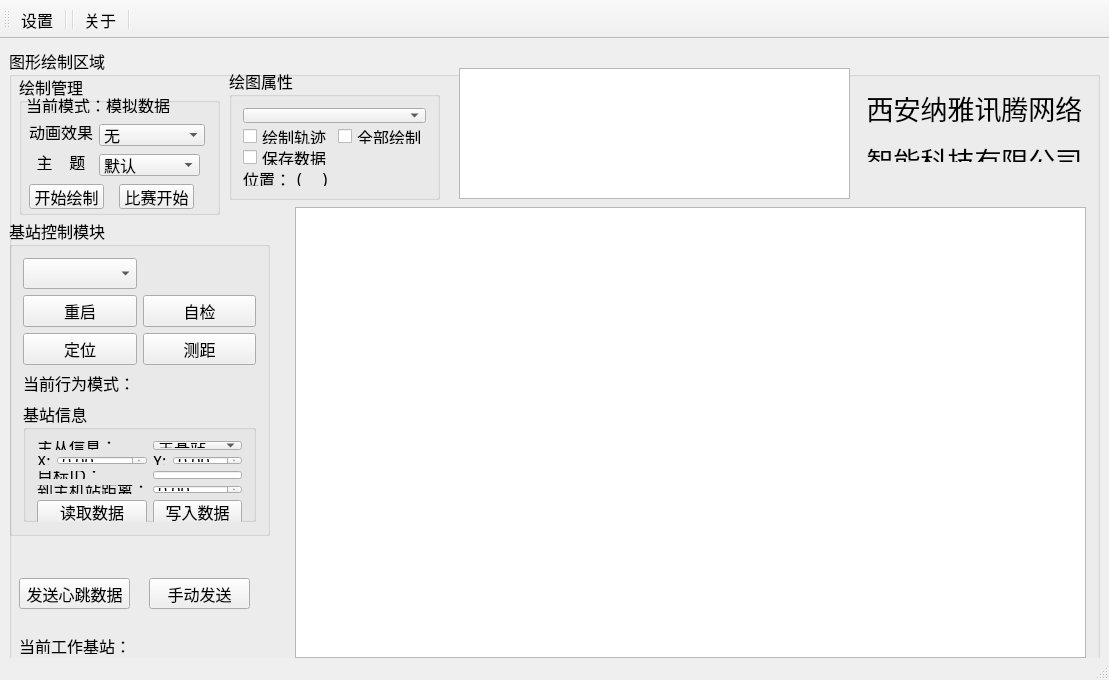
<?xml version="1.0" encoding="UTF-8"?>
<ui version="4.0">
 <class>MainWindow</class>
 <widget class="QMainWindow" name="MainWindow">
  <property name="windowModality">
   <enum>Qt::WindowModal</enum>
  </property>
  <property name="geometry">
   <rect>
    <x>0</x>
    <y>0</y>
    <width>1109</width>
    <height>680</height>
   </rect>
  </property>
  <property name="maximumSize">
   <size>
    <width>16777215</width>
    <height>680</height>
   </size>
  </property>
  <property name="mouseTracking">
   <bool>false</bool>
  </property>
  <property name="windowTitle">
   <string>足球场定位系统 V1.0.0 </string>
  </property>
  <property name="windowIcon">
   <iconset resource="images.qrc">
    <normaloff>:/images/soccer.ico</normaloff>:/images/soccer.ico</iconset>
  </property>
  <property name="toolButtonStyle">
   <enum>Qt::ToolButtonIconOnly</enum>
  </property>
  <widget class="QWidget" name="centralWidget">
   <widget class="QGroupBox" name="groupBox_3">
    <property name="enabled">
     <bool>true</bool>
    </property>
    <property name="geometry">
     <rect>
      <x>9</x>
      <y>9</y>
      <width>1091</width>
      <height>621</height>
     </rect>
    </property>
    <property name="maximumSize">
     <size>
      <width>16777215</width>
      <height>641</height>
     </size>
    </property>
    <property name="font">
     <font>
      <family>宋体</family>
      <pointsize>12</pointsize>
      <weight>50</weight>
      <bold>false</bold>
     </font>
    </property>
    <property name="title">
     <string>图形绘制区域</string>
    </property>
    <widget class="QLabel" name="label_25">
     <property name="geometry">
      <rect>
       <x>850</x>
       <y>40</y>
       <width>231</width>
       <height>74</height>
      </rect>
     </property>
     <property name="maximumSize">
      <size>
       <width>9999</width>
       <height>9999</height>
      </size>
     </property>
     <property name="font">
      <font>
       <family>楷体</family>
       <pointsize>20</pointsize>
      </font>
     </property>
     <property name="text">
      <string>&lt;html&gt;&lt;head/&gt;&lt;body&gt;&lt;p align=&quot;center&quot;&gt;西安纳雅讯腾网络&lt;/p&gt;&lt;p align=&quot;center&quot;&gt;智能科技有限公司&lt;/p&gt;&lt;/body&gt;&lt;/html&gt;</string>
     </property>
    </widget>
    <widget class="ChartView" name="chartView">
     <property name="geometry">
      <rect>
       <x>286</x>
       <y>159</y>
       <width>791</width>
       <height>451</height>
      </rect>
     </property>
     <property name="minimumSize">
      <size>
       <width>770</width>
       <height>0</height>
      </size>
     </property>
     <property name="maximumSize">
      <size>
       <width>1280</width>
       <height>9999</height>
      </size>
     </property>
     <property name="backgroundBrush">
      <brush brushstyle="NoBrush">
       <color alpha="255">
        <red>170</red>
        <green>255</green>
        <blue>0</blue>
       </color>
      </brush>
     </property>
     <property name="foregroundBrush">
      <brush brushstyle="NoBrush">
       <color alpha="100">
        <red>170</red>
        <green>255</green>
        <blue>0</blue>
       </color>
      </brush>
     </property>
     <property name="interactive">
      <bool>true</bool>
     </property>
    </widget>
    <widget class="QGroupBox" name="groupBox">
     <property name="geometry">
      <rect>
       <x>220</x>
       <y>20</y>
       <width>211</width>
       <height>132</height>
      </rect>
     </property>
     <property name="minimumSize">
      <size>
       <width>0</width>
       <height>0</height>
      </size>
     </property>
     <property name="font">
      <font>
       <pointsize>12</pointsize>
      </font>
     </property>
     <property name="title">
      <string>绘图属性</string>
     </property>
     <layout class="QGridLayout" name="gridLayout_3">
      <item row="0" column="0" colspan="3">
       <widget class="QComboBox" name="combox_mine"/>
      </item>
      <item row="1" column="0" colspan="2">
       <widget class="QCheckBox" name="checkBox">
        <property name="font">
         <font>
          <pointsize>12</pointsize>
         </font>
        </property>
        <property name="text">
         <string>绘制轨迹</string>
        </property>
       </widget>
      </item>
      <item row="1" column="2">
       <widget class="QCheckBox" name="checkBox_5">
        <property name="font">
         <font>
          <pointsize>12</pointsize>
         </font>
        </property>
        <property name="text">
         <string>全部绘制</string>
        </property>
       </widget>
      </item>
      <item row="2" column="0" colspan="2">
       <widget class="QCheckBox" name="checkBox_2">
        <property name="font">
         <font>
          <pointsize>12</pointsize>
         </font>
        </property>
        <property name="text">
         <string>保存数据</string>
        </property>
       </widget>
      </item>
      <item row="3" column="0">
       <widget class="QLabel" name="label_26">
        <property name="minimumSize">
         <size>
          <width>36</width>
          <height>0</height>
         </size>
        </property>
        <property name="maximumSize">
         <size>
          <width>999</width>
          <height>16777215</height>
         </size>
        </property>
        <property name="font">
         <font>
          <pointsize>12</pointsize>
         </font>
        </property>
        <property name="text">
         <string>位置：</string>
        </property>
       </widget>
      </item>
      <item row="3" column="1" colspan="2">
       <widget class="QLabel" name="label_5">
        <property name="minimumSize">
         <size>
          <width>48</width>
          <height>0</height>
         </size>
        </property>
        <property name="maximumSize">
         <size>
          <width>999</width>
          <height>16777215</height>
         </size>
        </property>
        <property name="font">
         <font>
          <pointsize>12</pointsize>
         </font>
        </property>
        <property name="text">
         <string>(     )</string>
        </property>
       </widget>
      </item>
     </layout>
    </widget>
    <widget class="QGroupBox" name="groupBox_4">
     <property name="geometry">
      <rect>
       <x>10</x>
       <y>26</y>
       <width>201</width>
       <height>141</height>
      </rect>
     </property>
     <property name="minimumSize">
      <size>
       <width>0</width>
       <height>0</height>
      </size>
     </property>
     <property name="maximumSize">
      <size>
       <width>201</width>
       <height>9000</height>
      </size>
     </property>
     <property name="font">
      <font>
       <pointsize>12</pointsize>
      </font>
     </property>
     <property name="title">
      <string>绘制管理</string>
     </property>
     <widget class="QLabel" name="label_2">
      <property name="geometry">
       <rect>
        <x>7</x>
        <y>23</y>
        <width>144</width>
        <height>16</height>
       </rect>
      </property>
      <property name="maximumSize">
       <size>
        <width>16777215</width>
        <height>16</height>
       </size>
      </property>
      <property name="font">
       <font>
        <pointsize>12</pointsize>
        <weight>50</weight>
        <bold>false</bold>
        <stylestrategy>PreferDefault</stylestrategy>
        <kerning>true</kerning>
       </font>
      </property>
      <property name="text">
       <string>当前模式：模拟数据</string>
      </property>
     </widget>
     <widget class="QLabel" name="label_15">
      <property name="geometry">
       <rect>
        <x>10</x>
        <y>50</y>
        <width>64</width>
        <height>16</height>
       </rect>
      </property>
      <property name="minimumSize">
       <size>
        <width>0</width>
        <height>0</height>
       </size>
      </property>
      <property name="maximumSize">
       <size>
        <width>16777</width>
        <height>16777215</height>
       </size>
      </property>
      <property name="font">
       <font>
        <pointsize>12</pointsize>
       </font>
      </property>
      <property name="text">
       <string>动画效果</string>
      </property>
      <property name="alignment">
       <set>Qt::AlignCenter</set>
      </property>
      <property name="buddy">
       <cstring>cBoxAnimation</cstring>
      </property>
     </widget>
     <widget class="QComboBox" name="cBoxAnimation">
      <property name="geometry">
       <rect>
        <x>80</x>
        <y>50</y>
        <width>106</width>
        <height>22</height>
       </rect>
      </property>
      <property name="font">
       <font>
        <pointsize>12</pointsize>
       </font>
      </property>
      <item>
       <property name="text">
        <string>无</string>
       </property>
      </item>
      <item>
       <property name="text">
        <string>网格轴动画</string>
       </property>
      </item>
      <item>
       <property name="text">
        <string>线性动画</string>
       </property>
      </item>
     </widget>
     <widget class="QLabel" name="label_16">
      <property name="geometry">
       <rect>
        <x>10</x>
        <y>80</y>
        <width>64</width>
        <height>16</height>
       </rect>
      </property>
      <property name="minimumSize">
       <size>
        <width>61</width>
        <height>0</height>
       </size>
      </property>
      <property name="maximumSize">
       <size>
        <width>999</width>
        <height>16777215</height>
       </size>
      </property>
      <property name="font">
       <font>
        <pointsize>12</pointsize>
       </font>
      </property>
      <property name="text">
       <string>主    题</string>
      </property>
      <property name="alignment">
       <set>Qt::AlignCenter</set>
      </property>
      <property name="buddy">
       <cstring>cBoxTheme</cstring>
      </property>
     </widget>
     <widget class="QPushButton" name="pushButton">
      <property name="geometry">
       <rect>
        <x>100</x>
        <y>110</y>
        <width>75</width>
        <height>25</height>
       </rect>
      </property>
      <property name="minimumSize">
       <size>
        <width>0</width>
        <height>25</height>
       </size>
      </property>
      <property name="maximumSize">
       <size>
        <width>800</width>
        <height>800</height>
       </size>
      </property>
      <property name="font">
       <font>
        <pointsize>12</pointsize>
       </font>
      </property>
      <property name="text">
       <string>比赛开始</string>
      </property>
     </widget>
     <widget class="QComboBox" name="cBoxTheme">
      <property name="geometry">
       <rect>
        <x>80</x>
        <y>80</y>
        <width>101</width>
        <height>22</height>
       </rect>
      </property>
      <property name="font">
       <font>
        <pointsize>12</pointsize>
       </font>
      </property>
      <item>
       <property name="text">
        <string>默认</string>
       </property>
      </item>
      <item>
       <property name="text">
        <string>棕色</string>
       </property>
      </item>
      <item>
       <property name="text">
        <string>蓝色</string>
       </property>
      </item>
      <item>
       <property name="text">
        <string>黑色</string>
       </property>
      </item>
     </widget>
     <widget class="QPushButton" name="pushButton_6">
      <property name="geometry">
       <rect>
        <x>10</x>
        <y>110</y>
        <width>75</width>
        <height>25</height>
       </rect>
      </property>
      <property name="minimumSize">
       <size>
        <width>0</width>
        <height>25</height>
       </size>
      </property>
      <property name="font">
       <font>
        <pointsize>12</pointsize>
       </font>
      </property>
      <property name="text">
       <string>开始绘制</string>
      </property>
     </widget>
    </widget>
    <widget class="QPushButton" name="pushButton_2">
     <property name="geometry">
      <rect>
       <x>140</x>
       <y>530</y>
       <width>101</width>
       <height>31</height>
      </rect>
     </property>
     <property name="text">
      <string>手动发送</string>
     </property>
    </widget>
    <widget class="QPushButton" name="pushButton_8">
     <property name="geometry">
      <rect>
       <x>10</x>
       <y>530</y>
       <width>111</width>
       <height>31</height>
      </rect>
     </property>
     <property name="text">
      <string>发送心跳数据</string>
     </property>
    </widget>
    <widget class="QTextEdit" name="textEdit">
     <property name="geometry">
      <rect>
       <x>450</x>
       <y>20</y>
       <width>391</width>
       <height>131</height>
      </rect>
     </property>
    </widget>
    <widget class="QGroupBox" name="groupBox_2">
     <property name="geometry">
      <rect>
       <x>0</x>
       <y>170</y>
       <width>261</width>
       <height>318</height>
      </rect>
     </property>
     <property name="title">
      <string>基站控制模块</string>
     </property>
     <layout class="QGridLayout" name="gridLayout_2">
      <item row="0" column="0">
       <widget class="QComboBox" name="comboBox"/>
      </item>
      <item row="1" column="0">
       <widget class="QPushButton" name="pushButton_11">
        <property name="text">
         <string>重启</string>
        </property>
       </widget>
      </item>
      <item row="1" column="1">
       <widget class="QPushButton" name="pushButton_12">
        <property name="text">
         <string>自检</string>
        </property>
       </widget>
      </item>
      <item row="2" column="0">
       <widget class="QPushButton" name="pushButton_13">
        <property name="text">
         <string>定位</string>
        </property>
       </widget>
      </item>
      <item row="2" column="1">
       <widget class="QPushButton" name="pushButton_14">
        <property name="text">
         <string>测距</string>
        </property>
       </widget>
      </item>
      <item row="3" column="0">
       <widget class="QLabel" name="label_9">
        <property name="text">
         <string>当前行为模式：</string>
        </property>
       </widget>
      </item>
      <item row="4" column="0" colspan="2">
       <widget class="QGroupBox" name="groupBox_5">
        <property name="title">
         <string>基站信息</string>
        </property>
        <layout class="QGridLayout" name="gridLayout">
         <item row="0" column="0" colspan="2">
          <widget class="QLabel" name="label_8">
           <property name="text">
            <string>主从信息：</string>
           </property>
          </widget>
         </item>
         <item row="0" column="2" colspan="2">
          <widget class="QComboBox" name="comboBox_2">
           <item>
            <property name="text">
             <string>主基站</string>
            </property>
           </item>
           <item>
            <property name="text">
             <string>从基站</string>
            </property>
           </item>
          </widget>
         </item>
         <item row="1" column="0">
          <widget class="QLabel" name="label">
           <property name="text">
            <string>X:</string>
           </property>
          </widget>
         </item>
         <item row="1" column="1">
          <widget class="QDoubleSpinBox" name="sta_x">
           <property name="decimals">
            <number>2</number>
           </property>
           <property name="maximum">
            <double>99990.000000000000000</double>
           </property>
           <property name="singleStep">
            <double>0.010000000000000</double>
           </property>
          </widget>
         </item>
         <item row="1" column="2">
          <widget class="QLabel" name="label_4">
           <property name="maximumSize">
            <size>
             <width>16</width>
             <height>16777215</height>
            </size>
           </property>
           <property name="text">
            <string>Y:</string>
           </property>
          </widget>
         </item>
         <item row="1" column="3">
          <widget class="QDoubleSpinBox" name="sta_y"/>
         </item>
         <item row="2" column="0" colspan="2">
          <widget class="QLabel" name="label_11">
           <property name="text">
            <string>目标ID：</string>
           </property>
          </widget>
         </item>
         <item row="2" column="2" colspan="2">
          <widget class="QLineEdit" name="lineEdit_2"/>
         </item>
         <item row="3" column="0" colspan="2">
          <widget class="QLabel" name="label_12">
           <property name="text">
            <string>到主机站距离：</string>
           </property>
          </widget>
         </item>
         <item row="3" column="2" colspan="2">
          <widget class="QDoubleSpinBox" name="doubleSpinBox">
           <property name="maximum">
            <double>9999.989999999999782</double>
           </property>
          </widget>
         </item>
         <item row="4" column="0" colspan="2">
          <widget class="QPushButton" name="pushButton_9">
           <property name="minimumSize">
            <size>
             <width>0</width>
             <height>24</height>
            </size>
           </property>
           <property name="text">
            <string>读取数据</string>
           </property>
          </widget>
         </item>
         <item row="4" column="2" colspan="2">
          <widget class="QPushButton" name="pushButton_10">
           <property name="minimumSize">
            <size>
             <width>0</width>
             <height>24</height>
            </size>
           </property>
           <property name="text">
            <string>写入数据</string>
           </property>
          </widget>
         </item>
        </layout>
       </widget>
      </item>
     </layout>
    </widget>
    <widget class="QLabel" name="label_3">
     <property name="geometry">
      <rect>
       <x>10</x>
       <y>590</y>
       <width>251</width>
       <height>16</height>
      </rect>
     </property>
     <property name="text">
      <string>当前工作基站：</string>
     </property>
    </widget>
    <zorder>label_25</zorder>
    <zorder>groupBox</zorder>
    <zorder>groupBox_4</zorder>
    <zorder>chartView</zorder>
    <zorder>pushButton_2</zorder>
    <zorder>pushButton_8</zorder>
    <zorder>textEdit</zorder>
    <zorder>groupBox_2</zorder>
    <zorder>label_3</zorder>
   </widget>
  </widget>
  <widget class="QToolBar" name="mainToolBar">
   <property name="enabled">
    <bool>true</bool>
   </property>
   <property name="maximumSize">
    <size>
     <width>16777215</width>
     <height>16777215</height>
    </size>
   </property>
   <property name="font">
    <font>
     <pointsize>12</pointsize>
    </font>
   </property>
   <property name="iconSize">
    <size>
     <width>40</width>
     <height>40</height>
    </size>
   </property>
   <property name="toolButtonStyle">
    <enum>Qt::ToolButtonIconOnly</enum>
   </property>
   <attribute name="toolBarArea">
    <enum>TopToolBarArea</enum>
   </attribute>
   <attribute name="toolBarBreak">
    <bool>false</bool>
   </attribute>
   <addaction name="action_set"/>
   <addaction name="separator"/>
   <addaction name="separator"/>
   <addaction name="action_help"/>
   <addaction name="separator"/>
  </widget>
  <widget class="QStatusBar" name="statusBar"/>
  <action name="actZoomReset">
   <property name="icon">
    <iconset>
     <normaloff>:/images/414.bmp</normaloff>:/images/414.bmp</iconset>
   </property>
   <property name="text">
    <string>原始大小</string>
   </property>
   <property name="toolTip">
    <string>还原为原始大小</string>
   </property>
  </action>
  <action name="action_set">
   <property name="text">
    <string>设置</string>
   </property>
   <property name="font">
    <font>
     <pointsize>12</pointsize>
    </font>
   </property>
  </action>
  <action name="action_team">
   <property name="text">
    <string>球队管理</string>
   </property>
   <property name="font">
    <font>
     <pointsize>12</pointsize>
    </font>
   </property>
  </action>
  <action name="action_help">
   <property name="text">
    <string>关于</string>
   </property>
   <property name="font">
    <font>
     <pointsize>12</pointsize>
    </font>
   </property>
  </action>
  <action name="actZoomOut">
   <property name="icon">
    <iconset>
     <normaloff>:/images/416.bmp</normaloff>:/images/416.bmp</iconset>
   </property>
   <property name="text">
    <string>缩小</string>
   </property>
   <property name="toolTip">
    <string>缩小</string>
   </property>
  </action>
  <action name="actZoomIn">
   <property name="icon">
    <iconset>
     <normaloff>:/images/418.bmp</normaloff>:/images/418.bmp</iconset>
   </property>
   <property name="text">
    <string>放大</string>
   </property>
   <property name="toolTip">
    <string>放大</string>
   </property>
   <property name="menuRole">
    <enum>QAction::TextHeuristicRole</enum>
   </property>
  </action>
 </widget>
 <layoutdefault spacing="6" margin="11"/>
 <customwidgets>
  <customwidget>
   <class>ChartView</class>
   <extends>QGraphicsView</extends>
   <header location="global">chartview.h</header>
  </customwidget>
 </customwidgets>
 <resources>
  <include location="images.qrc"/>
 </resources>
 <connections/>
</ui>
